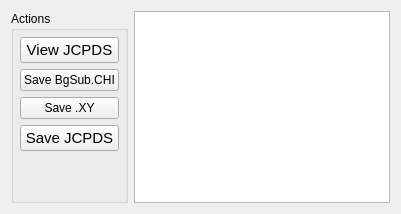
      <widget class="QWidget" name="mpltabOutput">
       <attribute name="title">
        <string>Output</string>
       </attribute>
       <layout class="QGridLayout" name="gridLayout_2">
        <item row="0" column="2" rowspan="3">
         <widget class="QPlainTextEdit" name="mplplainTextEdit_ViewJCPDS">
          <property name="sizePolicy">
           <sizepolicy hsizetype="Expanding" vsizetype="Fixed">
            <horstretch>0</horstretch>
            <verstretch>0</verstretch>
           </sizepolicy>
          </property>
         </widget>
        </item>
        <item row="0" column="0" rowspan="3">
         <widget class="QGroupBox" name="groupBox_12">
          <property name="sizePolicy">
           <sizepolicy hsizetype="Minimum" vsizetype="Preferred">
            <horstretch>0</horstretch>
            <verstretch>0</verstretch>
           </sizepolicy>
          </property>
          <property name="maximumSize">
           <size>
            <width>150</width>
            <height>16777215</height>
           </size>
          </property>
          <property name="title">
           <string>Actions</string>
          </property>
          <layout class="QVBoxLayout" name="verticalLayout_8">
           <property name="margin">
            <number>6</number>
           </property>
           <item>
            <widget class="QPushButton" name="mplpushButton_ViewJCPDS">
             <property name="sizePolicy">
              <sizepolicy hsizetype="Expanding" vsizetype="Fixed">
               <horstretch>0</horstretch>
               <verstretch>0</verstretch>
              </sizepolicy>
             </property>
             <property name="font">
              <font>
               <family>Helvetica</family>
               <pointsize>11</pointsize>
               <weight>50</weight>
               <italic>false</italic>
               <bold>false</bold>
              </font>
             </property>
             <property name="text">
              <string>View JCPDS</string>
             </property>
            </widget>
           </item>
           <item>
            <widget class="QPushButton" name="mplpushButton_SaveCHI">
             <property name="text">
              <string>Save BgSub.CHI</string>
             </property>
            </widget>
           </item>
           <item>
            <widget class="QPushButton" name="mplpushButton_SaveXY">
             <property name="text">
              <string>Save .XY</string>
             </property>
            </widget>
           </item>
           <item>
            <widget class="QPushButton" name="mplpushButton_SaveJCPDS">
             <property name="sizePolicy">
              <sizepolicy hsizetype="Expanding" vsizetype="Fixed">
               <horstretch>0</horstretch>
               <verstretch>0</verstretch>
              </sizepolicy>
             </property>
             <property name="font">
              <font>
               <family>Helvetica</family>
               <pointsize>11</pointsize>
               <weight>50</weight>
               <italic>false</italic>
               <bold>false</bold>
              </font>
             </property>
             <property name="text">
              <string>Save JCPDS</string>
             </property>
            </widget>
           </item>
           <item>
            <spacer name="verticalSpacer_5">
             <property name="orientation">
              <enum>Qt::Vertical</enum>
             </property>
             <property name="sizeHint" stdset="0">
              <size>
               <width>20</width>
               <height>40</height>
              </size>
             </property>
            </spacer>
           </item>
          </layout>
         </widget>
        </item>
       </layout>
      </widget>
